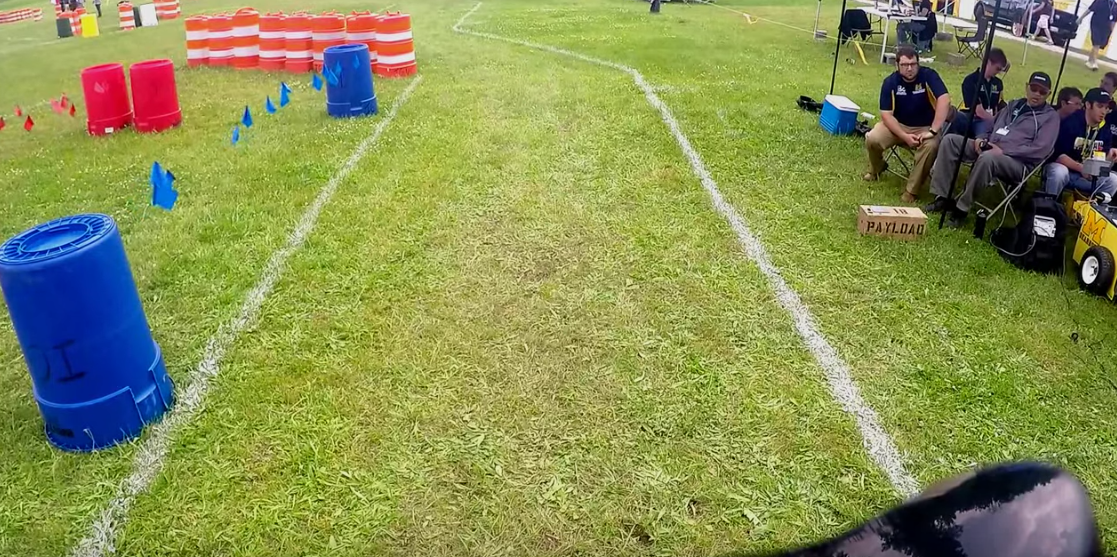
#> input picture OpenCV/f2.png, 1117 x 557 px, given in place of 3.MP4, which was not available
$ python ColorFilterTest.py
#> lines starting #> are read from the running program, lines starting #| are printed output that depends on the picture; after the words box and inside, x2 and y2 are one past the last pixel; in counts of white or black regions, pixels touching at a corner belong together; pictures that were not available may be replaced by others from this repository, and a replacement may not be noted
import cv2
import numpy as np

def nothing(x):
    pass

def colourfilter(img, lower, upper):
    hsv=cv2.cvtColor(img, cv2.COLOR_BGR2HSV)
    mask=cv2.inRange(hsv, lower, upper)
    res=cv2.bitwise_and(img, img, mask=mask)
    return res

cap=cv2.VideoCapture('IGVC Videos/3.MP4')

cv2.namedWindow('FRAME', cv2.WINDOW_NORMAL)
cv2.resizeWindow('FRAME', 500, 500)
cv2.namedWindow('COLOR FILTERED', cv2.WINDOW_NORMAL)
cv2.resizeWindow('COLOR FILTERED', 500, 500)
cv2.createTrackbar('Bmin', 'COLOR FILTERED', 0, 255, nothing)
#> slider 'Bmin' is set to 51
cv2.createTrackbar('Gmin', 'COLOR FILTERED', 0, 255, nothing)
#> slider 'Gmin' is set to 51
cv2.createTrackbar('Rmin', 'COLOR FILTERED', 0, 255, nothing)
#> slider 'Rmin' is set to 51
cv2.createTrackbar('Bmax', 'COLOR FILTERED', 255, 255, nothing)
cv2.createTrackbar('Gmax', 'COLOR FILTERED', 255, 255, nothing)
cv2.createTrackbar('Rmax', 'COLOR FILTERED', 255, 255, nothing)

while True:
    ret, frame=cap.read()
#> frame is the input picture: shape (557, 1117, 3); mean B, G, R 84.2, 145, 137.5
    frame=frame[300:670, :]
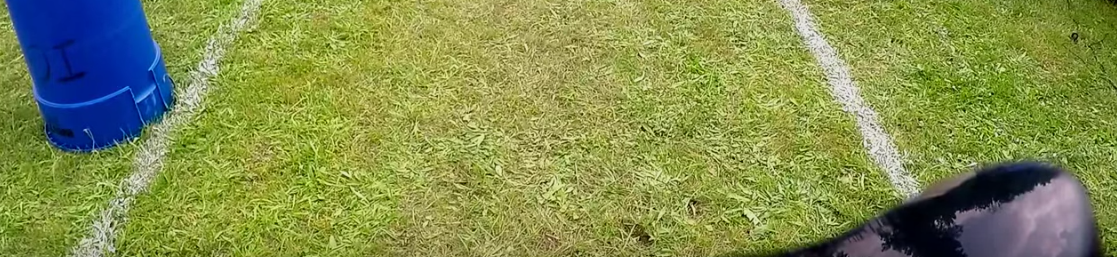
#> frame: shape (257, 1117, 3); mean B, G, R 79.7, 144, 132.3
    blur1=cv2.GaussianBlur(frame, (5,5), 0)
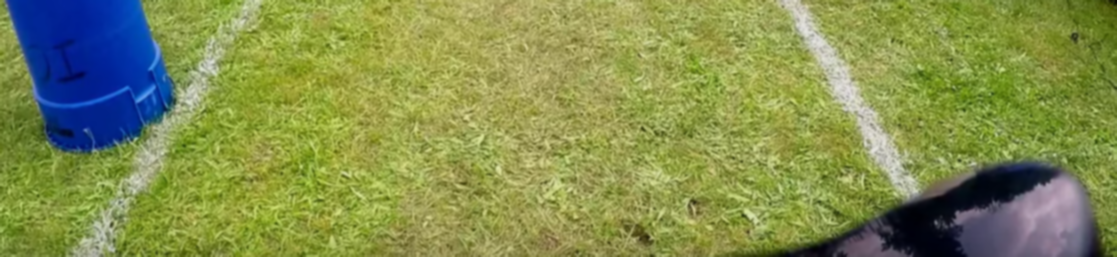
#> blur1: shape (257, 1117, 3); mean B, G, R 79.7, 144, 132.3
    blur=cv2.medianBlur(blur1 ,5)
    b1=cv2.getTrackbarPos('Bmin', 'COLOR FILTERED')
    g1 = cv2.getTrackbarPos('Gmin', 'COLOR FILTERED')
    r1 = cv2.getTrackbarPos('Rmin', 'COLOR FILTERED')
    b2 = cv2.getTrackbarPos('Bmax', 'COLOR FILTERED')
    g2 = cv2.getTrackbarPos('Gmax', 'COLOR FILTERED')
    r2 = cv2.getTrackbarPos('Rmax', 'COLOR FILTERED')
    low=np.array([b1, g1, r1])
    up=np.array([b2, g2, r2])
    filter=colourfilter(blur, low, up)
#> in colourfilter, `hsv=cv2.cvtColor(img, cv2.COLOR_BGR2HSV)`: hsv: shape (257, 1117, 3); mean H, S, V 44.5, 141.4, 152.2
#> in colourfilter, `mask=cv2.inRange(hsv, lower, upper)`:
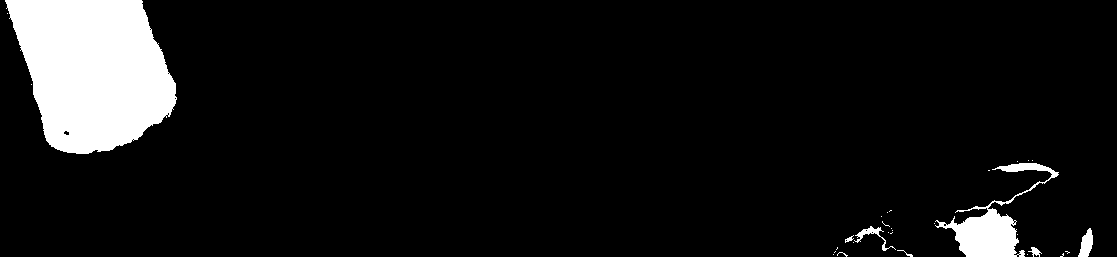
#> mask: shape (257, 1117); 8.1% white; 31 white regions (24 under 20 px), largest, box (x1, y1, x2, y2) and area: (5, 0, 177, 154) 19437, (935, 163, 1059, 257) 3095, (1078, 228, 1093, 257) 269
#> in colourfilter, `res=cv2.bitwise_and(img, img, mask=mask)`:
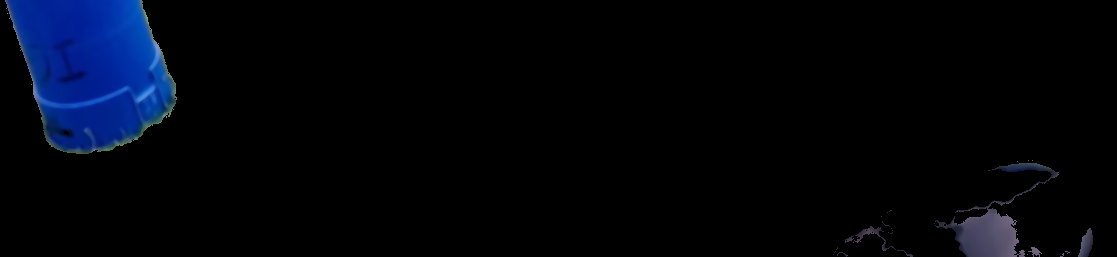
#> res: shape (257, 1117, 3); mean B, G, R 11.2, 4.3, 1.6

    cv2.imshow('FRAME', frame)
    cv2.imshow('COLOR FILTERED', filter)

    if cv2.waitKey(1) & 0xFF== ord('q'):
#> (key q is pressed here)
        break

cap.release()
cv2.destroyAllWindows()
